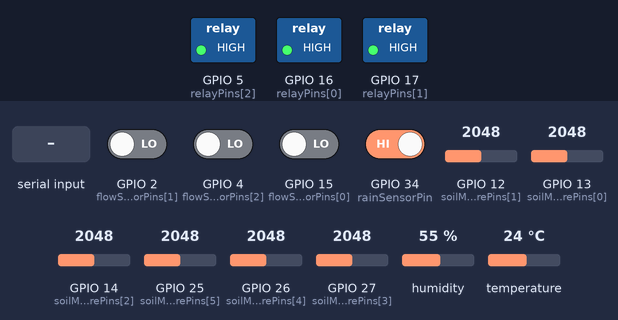
Bench run of a sketch on a simulated ESP32. Shown: switched loads named in the sketch (green lamp = pin HIGH). Inputs (shaded band) come from the test bench; at power-on: GPIO 34 (rainSensorPin) HIGH, GPIO 2 (flowSensorPins[1]), GPIO 4 (flowSensorPins[2]), GPIO 15 (flowSensorPins[0]) LOW, GPIO 12 (soilMoisturePins[1]) = 2048, GPIO 13 (soilMoisturePins[0]) = 2048, GPIO 14 (soilMoisturePins[2]) = 2048, GPIO 25 (soilMoisturePins[5]) = 2048, GPIO 26 (soilMoisturePins[4]) = 2048, GPIO 27 (soilMoisturePins[3]) = 2048, humidity 55 %, temperature 24 °C. What the sketch prints to the serial monitor is not drawn.

Above: at 1.2 s.
1.3 s: "RELAY1_ON\n" received over Serial
At 2.6 s:
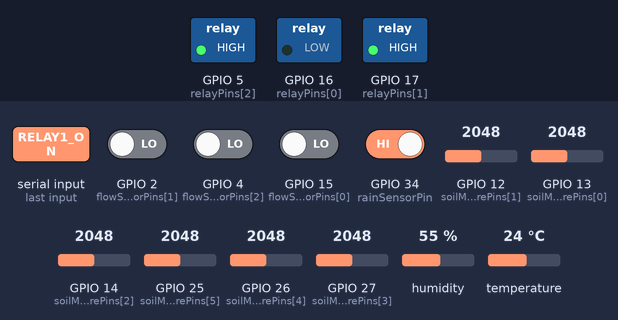
5.5 s: "RELAY1_OFF\n" received over Serial
At 5.8 s:
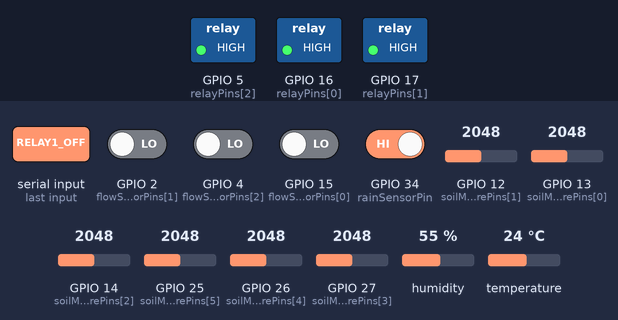
7.0 s: "RELAY2_ON\n" received over Serial
At 8.2 s:
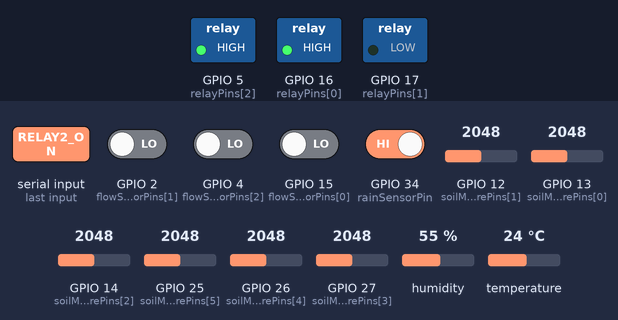
8.5 s: "RELAY3_ON\n" received over Serial
At 9.3 s:
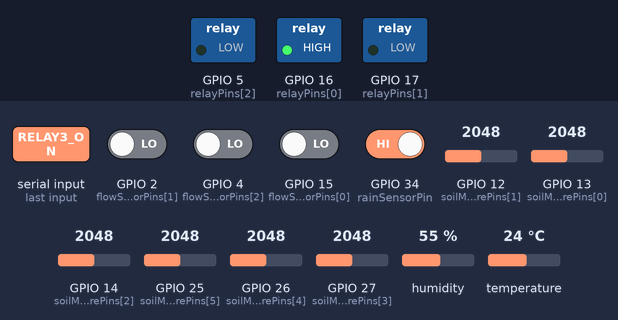
10.0 s: "RELAY2_OFF\n" received over Serial
At 10.4 s:
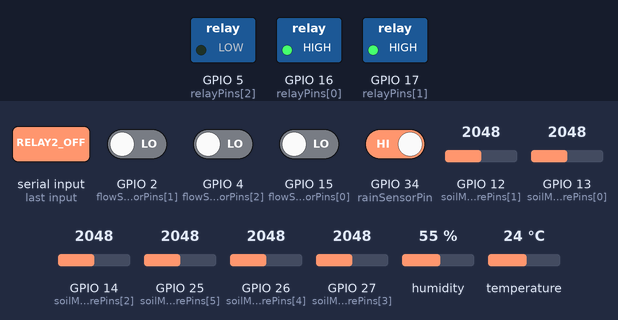
Timing chart, 0 to 12.5 s (numbered marks = the images above; inputs shaded):
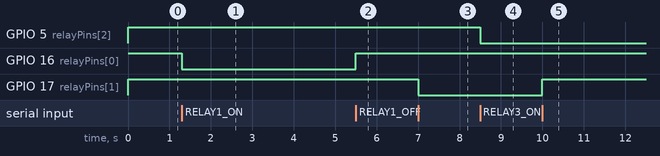

Measured:
- after the input at 1.3 s, GPIO 16 (relayPins[0]): HIGH → LOW at once
- after the input at 5.5 s, GPIO 16 (relayPins[0]): LOW → HIGH at once
- after the input at 7.0 s, GPIO 17 (relayPins[1]): HIGH → LOW at once
- after the input at 8.5 s, GPIO 5 (relayPins[2]): HIGH → LOW at once
- after the input at 10.0 s, GPIO 17 (relayPins[1]): LOW → HIGH at once

The sketch:

ESP_32.ino
```cpp
#include <ArduinoJson.h>
#include "DHT.h"

#define DHTPIN 36
#define DHTTYPE DHT11

DHT dht(DHTPIN, DHTTYPE);

// Pin tanımları
const int soilMoisturePins[] = {13, 12, 14, 27, 26, 25};
const int flowSensorPins[] = {15, 2, 4};
const int relayPins[] = {16, 17, 5};
const int rainSensorPin = 34;

// Mod tanımları
#define MODE_AI 1
#define MODE_AUTO 2
#define MODE_MANUAL 3

int controlModes[3] = {MODE_MANUAL, MODE_MANUAL, MODE_MANUAL};
int relayStates[3] = {0, 0, 0};

int threshold = 3000;

unsigned long lastSendTime = 0;
unsigned long sendInterval = 1000;

void setup() {
  Serial.begin(115200);
  dht.begin();

  for (int i = 0; i < 6; i++) pinMode(soilMoisturePins[i], INPUT);
  for (int i = 0; i < 3; i++) pinMode(flowSensorPins[i], INPUT);
  for (int i = 0; i < 3; i++) {
    pinMode(relayPins[i], OUTPUT);
    digitalWrite(relayPins[i], HIGH); // Röleler başlangıçta kapalı
  }
  pinMode(rainSensorPin, INPUT);
}

void loop() {
  handleSerialCommands();    // Her döngüde seri komutları kontrol et
  updateRelays();            // Röleleri kontrol et

  unsigned long currentTime = millis();
  if (currentTime - lastSendTime >= sendInterval) {
    lastSendTime = currentTime;
    sendSensorData();        // Verileri gönder
  }
}

void updateRelays() {
  for (int i = 0; i < 3; i++) {
    if (controlModes[i] == MODE_AUTO) {
      int sensorIndex1 = i;
      int sensorIndex2 = i + 3;
      int avgMoisture = (analogRead(soilMoisturePins[sensorIndex1]) + analogRead(soilMoisturePins[sensorIndex2])) / 2;

      if (avgMoisture > threshold) {
        digitalWrite(relayPins[i], LOW);  // Röleyi aç
        relayStates[i] = 0;
      } else {
        digitalWrite(relayPins[i], HIGH); // Röleyi kapat
        relayStates[i] = 1;
      }
    }
    // AI ve MANUAL modlarda işlem `handleSerialCommands()` ile yapılır
  }
}

void handleSerialCommands() {
  while (Serial.available()) {
    String input = Serial.readStringUntil('\n');
    input.trim();

    if (input.startsWith("THRESHOLD:")) {
      threshold = input.substring(10).toInt();
    }
    else if (input.startsWith("MODE:")) {
      int firstColon = input.indexOf(':');
      int secondColon = input.indexOf(':', firstColon + 1);
      int relayIndex = input.substring(firstColon + 1, secondColon).toInt();
      int mode = input.substring(secondColon + 1).toInt();
      if (relayIndex >= 0 && relayIndex < 3) {
        controlModes[relayIndex] = mode;
      }
    }
    else if (input.startsWith("RELAY:")) {
      int firstColon = input.indexOf(':');
      int secondColon = input.indexOf(':', firstColon + 1);
      int relayIndex = input.substring(firstColon + 1, secondColon).toInt();
      int state = input.substring(secondColon + 1).toInt();
      if (relayIndex >= 0 && relayIndex < 3 && controlModes[relayIndex] == MODE_MANUAL) {
        digitalWrite(relayPins[relayIndex], state == 0 ? LOW : HIGH);
        relayStates[relayIndex] = state;
      }
    }
    else if (input == "RELAY1_ON") {
      digitalWrite(relayPins[0], LOW);
      relayStates[0] = 0;
    }
    else if (input == "RELAY1_OFF") {
      digitalWrite(relayPins[0], HIGH);
      relayStates[0] = 1;
    }
    else if (input == "RELAY2_ON") {
      digitalWrite(relayPins[1], LOW);
      relayStates[1] = 0;
    }
    else if (input == "RELAY2_OFF") {
      digitalWrite(relayPins[1], HIGH);
      relayStates[1] = 1;
    }
    else if (input == "RELAY3_ON") {
      digitalWrite(relayPins[2], LOW);
      relayStates[2] = 0;
    }
    else if (input == "RELAY3_OFF") {
      digitalWrite(relayPins[2], HIGH);
      relayStates[2] = 1;
    }
  }
}

void sendSensorData() {
  StaticJsonDocument<512> doc;

  float temperature = dht.readTemperature();
  float humidity = dht.readHumidity();
  int rain = digitalRead(rainSensorPin);

  doc["temp"] = isnan(temperature) ? -1 : temperature;
  doc["hum"] = isnan(humidity) ? -1 : humidity;
  doc["rain"] = rain;

  for (int i = 0; i < 6; i++) {
    doc["soil" + String(i + 1)] = analogRead(soilMoisturePins[i]);
  }
  for (int i = 0; i < 3; i++) {
    doc["flow" + String(i + 1)] = digitalRead(flowSensorPins[i]);
    doc["relay" + String(i + 1)] = relayStates[i];
    doc["mode" + String(i + 1)] = controlModes[i];
  }

  serializeJson(doc, Serial);
  Serial.println();
}
```
